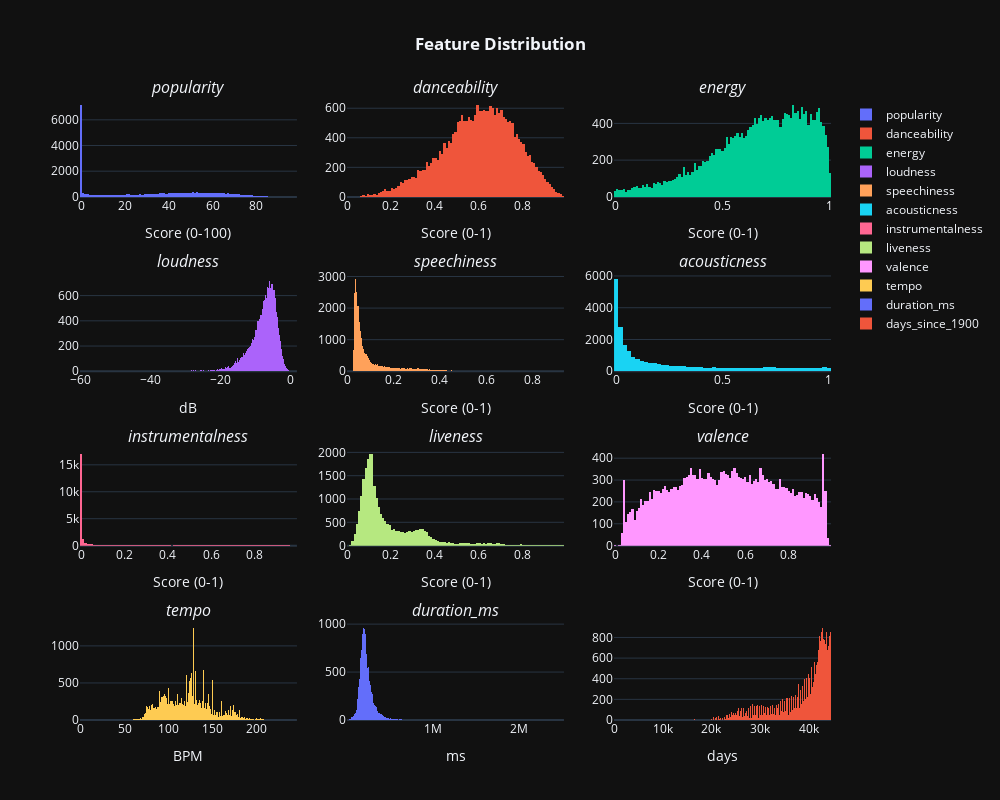

Notebook cell for this chart:
### Markdown cell above
https://www.kaggle.com/code/varunsaikanuri/spotify-data-visualization

### Code cell
df_train_copy = dataset_train.copy() # pour eviter les pb

df_train_copy['release_date'] = pd.to_datetime(df_train_copy['release_date'],format='mixed')

min_date = df_train_copy['release_date'].min()
df_train_copy['days_since_1900'] = (df_train_copy['release_date'] - min_date).dt.days


fig = make_subplots(rows=4, cols=3, subplot_titles=(
    '<i>popularity', '<i>danceability', '<i>energy', 
    '<i>loudness', '<i>speechiness', '<i>acousticness','<i>instrumentalness', 
    '<i>liveness', '<i>valence', '<i>tempo','<i>duration_ms'))

fig.add_trace(go.Histogram(x=dataset_train['popularity'], name='popularity'), row=1, col=1)
fig.add_trace(go.Histogram(x=dataset_train['danceability'], name='danceability'), row=1, col=2)
fig.add_trace(go.Histogram(x=dataset_train['energy'], name='energy'), row=1, col=3)
fig.add_trace(go.Histogram(x=dataset_train['loudness'], name='loudness'), row=2, col=1)
fig.add_trace(go.Histogram(x=dataset_train['speechiness'], name='speechiness'), row=2, col=2)
fig.add_trace(go.Histogram(x=dataset_train['acousticness'], name='acousticness'), row=2, col=3)
fig.add_trace(go.Histogram(x=dataset_train['instrumentalness'], name='instrumentalness'), row=3, col=1)
fig.add_trace(go.Histogram(x=dataset_train['liveness'], name='liveness'), row=3, col=2)
fig.add_trace(go.Histogram(x=dataset_train['valence'], name='valence'), row=3, col=3)
fig.add_trace(go.Histogram(x=dataset_train['tempo'], name='tempo'), row=4, col=1)
fig.add_trace(go.Histogram(x=dataset_train['duration_ms'], name='duration_ms'), row=4, col=2)
fig.add_trace(go.Histogram(x=df_train_copy['days_since_1900'], name='days_since_1900'), row=4, col=3)


fig.update_xaxes(title_text="Score (0-100)", row=1, col=1)      
fig.update_xaxes(title_text="Score (0-1)", row=1, col=2)         
fig.update_xaxes(title_text="Score (0-1)", row=1, col=3)         
fig.update_xaxes(title_text="dB", row=2, col=1)                  
fig.update_xaxes(title_text="Score (0-1)", row=2, col=2)         
fig.update_xaxes(title_text="Score (0-1)", row=2, col=3) 
fig.update_xaxes(title_text="Score (0-1)", row=3, col=1)         
fig.update_xaxes(title_text="Score (0-1)", row=3, col=2)         
fig.update_xaxes(title_text="Score (0-1)", row=3, col=3)         
fig.update_xaxes(title_text="BPM", row=4, col=1)      
fig.update_xaxes(title_text="ms", row=4, col=2)         
fig.update_xaxes(title_text="days", row=4, col=3)         


fig.update_layout(height=800, width=1000, title_text='<b>Feature Distribution')
fig.update_layout(template='plotly_dark', title_x=0.5)

### Figure 1 — Plotly figure (JSON) as saved in the notebook; plotly's stock layout.template omitted (floating-point values rounded to 4 significant figures; data arrays with more than 128 entries replaced by an {"elided": "..."} marker saying what was removed)
{"data": [{"name": "popularity", "type": "histogram", "x": {"elided": "25492 int values"}, "xaxis": "x", "yaxis": "y"}, {"name": "danceability", "type": "histogram", "x": {"elided": "25492 float values"}, "xaxis": "x2", "yaxis": "y2"}, {"name": "energy", "type": "histogram", "x": {"elided": "25492 float values"}, "xaxis": "x3", "yaxis": "y3"}, {"name": "loudness", "type": "histogram", "x": {"elided": "25492 float values"}, "xaxis": "x4", "yaxis": "y4"}, {"name": "speechiness", "type": "histogram", "x": {"elided": "25492 float values"}, "xaxis": "x5", "yaxis": "y5"}, {"name": "acousticness", "type": "histogram", "x": {"elided": "25492 float values"}, "xaxis": "x6", "yaxis": "y6"}, {"name": "instrumentalness", "type": "histogram", "x": {"elided": "25492 float values"}, "xaxis": "x7", "yaxis": "y7"}, {"name": "liveness", "type": "histogram", "x": {"elided": "25492 float values"}, "xaxis": "x8", "yaxis": "y8"}, {"name": "valence", "type": "histogram", "x": {"elided": "25492 float values"}, "xaxis": "x9", "yaxis": "y9"}, {"name": "tempo", "type": "histogram", "x": {"elided": "25492 float values"}, "xaxis": "x10", "yaxis": "y10"}, {"name": "duration_ms", "type": "histogram", "x": {"elided": "25492 int values"}, "xaxis": "x11", "yaxis": "y11"}, {"name": "days_since_1900", "type": "histogram", "x": {"elided": "25492 int values"}, "xaxis": "x12", "yaxis": "y12"}], "layout": {"annotations": [{"font": {"size": 16}, "showarrow": false, "text": "<i>popularity", "x": 0.1444, "xanchor": "center", "xref": "paper", "y": 1, "yanchor": "bottom", "yref": "paper"}, {"font": {"size": 16}, "showarrow": false, "text": "<i>danceability", "x": 0.5, "xanchor": "center", "xref": "paper", "y": 1, "yanchor": "bottom", "yref": "paper"}, {"font": {"size": 16}, "showarrow": false, "text": "<i>energy", "x": 0.8556, "xanchor": "center", "xref": "paper", "y": 1, "yanchor": "bottom", "yref": "paper"}, {"font": {"size": 16}, "showarrow": false, "text": "<i>loudness", "x": 0.1444, "xanchor": "center", "xref": "paper", "y": 0.7188, "yanchor": "bottom", "yref": "paper"}, {"font": {"size": 16}, "showarrow": false, "text": "<i>speechiness", "x": 0.5, "xanchor": "center", "xref": "paper", "y": 0.7188, "yanchor": "bottom", "yref": "paper"}, {"font": {"size": 16}, "showarrow": false, "text": "<i>acousticness", "x": 0.8556, "xanchor": "center", "xref": "paper", "y": 0.7188, "yanchor": "bottom", "yref": "paper"}, {"font": {"size": 16}, "showarrow": false, "text": "<i>instrumentalness", "x": 0.1444, "xanchor": "center", "xref": "paper", "y": 0.4375, "yanchor": "bottom", "yref": "paper"}, {"font": {"size": 16}, "showarrow": false, "text": "<i>liveness", "x": 0.5, "xanchor": "center", "xref": "paper", "y": 0.4375, "yanchor": "bottom", "yref": "paper"}, {"font": {"size": 16}, "showarrow": false, "text": "<i>valence", "x": 0.8556, "xanchor": "center", "xref": "paper", "y": 0.4375, "yanchor": "bottom", "yref": "paper"}, {"font": {"size": 16}, "showarrow": false, "text": "<i>tempo", "x": 0.1444, "xanchor": "center", "xref": "paper", "y": 0.1562, "yanchor": "bottom", "yref": "paper"}, {"font": {"size": 16}, "showarrow": false, "text": "<i>duration_ms", "x": 0.5, "xanchor": "center", "xref": "paper", "y": 0.1562, "yanchor": "bottom", "yref": "paper"}], "height": 800, "title": {"text": "<b>Feature Distribution", "x": 0.5}, "width": 1000, "xaxis": {"anchor": "y", "domain": [0, 0.2889], "title": {"text": "Score (0-100)"}}, "xaxis10": {"anchor": "y10", "domain": [0, 0.2889], "title": {"text": "BPM"}}, "xaxis11": {"anchor": "y11", "domain": [0.3556, 0.6444], "title": {"text": "ms"}}, "xaxis12": {"anchor": "y12", "domain": [0.7111, 1], "title": {"text": "days"}}, "xaxis2": {"anchor": "y2", "domain": [0.3556, 0.6444], "title": {"text": "Score (0-1)"}}, "xaxis3": {"anchor": "y3", "domain": [0.7111, 1], "title": {"text": "Score (0-1)"}}, "xaxis4": {"anchor": "y4", "domain": [0, 0.2889], "title": {"text": "dB"}}, "xaxis5": {"anchor": "y5", "domain": [0.3556, 0.6444], "title": {"text": "Score (0-1)"}}, "xaxis6": {"anchor": "y6", "domain": [0.7111, 1], "title": {"text": "Score (0-1)"}}, "xaxis7": {"anchor": "y7", "domain": [0, 0.2889], "title": {"text": "Score (0-1)"}}, "xaxis8": {"anchor": "y8", "domain": [0.3556, 0.6444], "title": {"text": "Score (0-1)"}}, "xaxis9": {"anchor": "y9", "domain": [0.7111, 1], "title": {"text": "Score (0-1)"}}, "yaxis": {"anchor": "x", "domain": [0.8438, 1]}, "yaxis10": {"anchor": "x10", "domain": [0, 0.1562]}, "yaxis11": {"anchor": "x11", "domain": [0, 0.1562]}, "yaxis12": {"anchor": "x12", "domain": [0, 0.1562]}, "yaxis2": {"anchor": "x2", "domain": [0.8438, 1]}, "yaxis3": {"anchor": "x3", "domain": [0.8438, 1]}, "yaxis4": {"anchor": "x4", "domain": [0.5625, 0.7188]}, "yaxis5": {"anchor": "x5", "domain": [0.5625, 0.7188]}, "yaxis6": {"anchor": "x6", "domain": [0.5625, 0.7188]}, "yaxis7": {"anchor": "x7", "domain": [0.2812, 0.4375]}, "yaxis8": {"anchor": "x8", "domain": [0.2812, 0.4375]}, "yaxis9": {"anchor": "x9", "domain": [0.2812, 0.4375]}}}
